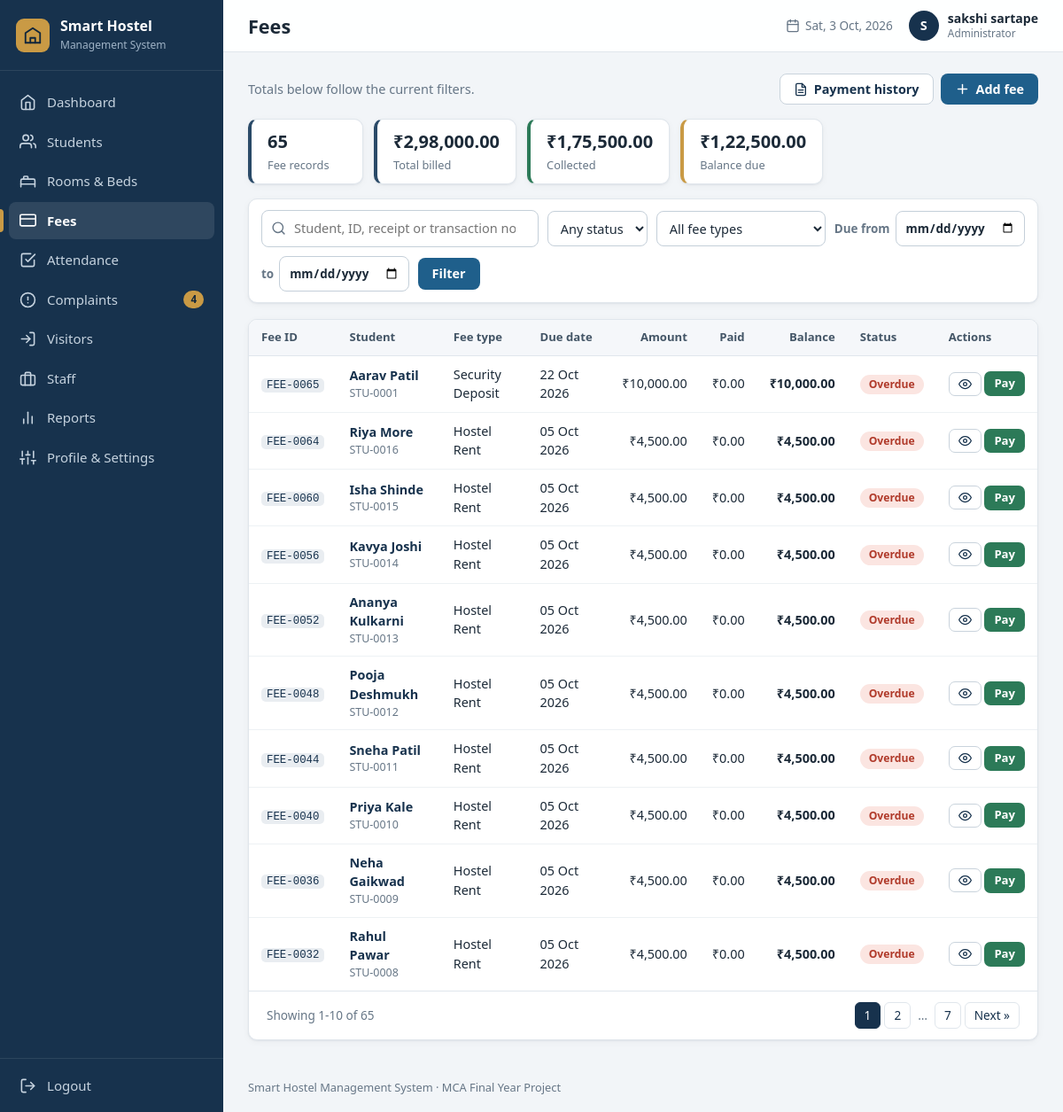
/fees/ (signed in), run on the app's committed database.
### tables this page shows
CREATE TABLE settings (
    key   TEXT PRIMARY KEY,
    value TEXT NOT NULL
);

CREATE TABLE users (
    id            INTEGER PRIMARY KEY AUTOINCREMENT,
    username      TEXT NOT NULL UNIQUE COLLATE NOCASE,
    password_hash TEXT NOT NULL,
    full_name     TEXT NOT NULL,
    email         TEXT,
    phone         TEXT,
    role          TEXT NOT NULL DEFAULT 'Administrator',
    created_at    TEXT NOT NULL DEFAULT (datetime('now','localtime')),
    last_login    TEXT
);

CREATE TABLE fees (
    id         INTEGER PRIMARY KEY AUTOINCREMENT,
    student_id INTEGER NOT NULL REFERENCES students(id) ON DELETE RESTRICT,
    fee_type   TEXT    NOT NULL,
    amount     REAL    NOT NULL CHECK (amount > 0),
    due_date   TEXT    NOT NULL,
    notes      TEXT,
    created_at TEXT    NOT NULL DEFAULT (datetime('now','localtime'))
);

### routes/fees.py (the view, shortened to what this page needs)
@bp.route("/")
def list_fees():
    f = {k: clean(request.args.get(k)) for k in ("q", "status", "fee_type", "date_from", "date_to", "student")}
    conditions, params = [], []
    if f["status"] in helpers.FEE_STATUSES:
        conditions.append("fo.status = ?")
        params.append(f["status"])
    if f["fee_type"] in helpers.FEE_TYPES:
        conditions.append("fo.fee_type = ?")
        params.append(f["fee_type"])
    if helpers.parse_date(f["date_from"]):
        conditions.append("fo.due_date >= ?")
        params.append(f["date_from"])
    if helpers.parse_date(f["date_to"]):
        conditions.append("fo.due_date <= ?")
        params.append(f["date_to"])
    if helpers.parse_int(f["student"], 1):
        conditions.append("fo.student_id = ?")
        params.append(int(f["student"]))
    base = "SELECT fo.* FROM fee_overview fo" + helpers.where(conditions)
    rows, pager = helpers.paginate(base + " ORDER BY fo.due_date DESC, fo.id DESC", params, helpers.page_number())
    totals = db.query_one(
        f"SELECT COUNT(*) AS n, COALESCE(SUM(amount),0) AS amount, COALESCE(SUM(paid),0) AS paid, "
        f"COALESCE(SUM(balance),0) AS balance FROM ({base})", params)
    return render_template("fees.html", fees=rows, pager=pager, totals=totals, filters=f,
                           statuses=helpers.FEE_STATUSES, fee_types=helpers.FEE_TYPES,
                           students=student_options())

### db.py (called while the page is built)
def connect(path):
    conn = sqlite3.connect(path, timeout=10)
    conn.row_factory = sqlite3.Row          # rows behave like dicts: row["name"]
    conn.execute("PRAGMA foreign_keys = ON")
    return conn

def get_db():
    if "db" not in g:
        g.db = connect(current_app.config["DATABASE"])
    return g.db

def query_all(sql, params=()):
    return get_db().execute(sql, params).fetchall()

def query_one(sql, params=()):
    return get_db().execute(sql, params).fetchone()

def scalar(sql, params=()):
    row = get_db().execute(sql, params).fetchone()
    return row[0] if row else None

def get_setting(key, default=""):
    row = query_one("SELECT value FROM settings WHERE key = ?", (key,))
    return row["value"] if row else DEFAULT_SETTINGS.get(key, default)

### helpers.py (called while the page is built)
def clean(value):
    return (value or "").strip()

def parse_date(value):
    try:
        return datetime.strptime(clean(value), "%Y-%m-%d").date()
    except ValueError:
        return None

def parse_int(value, low=None, high=None):
    try:
        number = int(clean(value))
    except ValueError:
        return None
    if (low is not None and number < low) or (high is not None and number > high):
        return None
    return number

def today():
    return date.today().isoformat()

def paginate(sql, params, page, per_page=PER_PAGE):
    database = db.get_db()
    total = database.execute(f"SELECT COUNT(*) FROM ({sql})", params).fetchone()[0]
    pages = max(1, math.ceil(total / per_page))
    page = min(max(page, 1), pages)
    rows = database.execute(f"{sql} LIMIT ? OFFSET ?",
                            (*params, per_page, (page - 1) * per_page)).fetchall()
    first = (page - 1) * per_page + 1 if total else 0
    return rows, {"page": page, "pages": pages, "total": total,
                  "first": first, "last": first + len(rows) - 1 if total else 0}

def page_number():
    return parse_int(request.args.get("page", "1"), low=1) or 1

def where(conditions):
    return " WHERE " + " AND ".join(conditions) if conditions else ""

def csrf_token():
    if "_csrf" not in session:
        session["_csrf"] = secrets.token_hex(16)
    return session["_csrf"]

def fmt_date(value):
    d = parse_date(value) if value else None
    return d.strftime("%d %b %Y") if d else "-"

### routes/fees.py (called while the page is built)
def student_options():
    return db.query_all("SELECT id, student_code, full_name FROM students "
                        "WHERE status <> 'Left' ORDER BY full_name COLLATE NOCASE")

### templates/fees.html (shortened to what this page needs)
{% extends "base.html" %}
{% from "_macros.html" import badge, render_pager, empty %}
{% block heading %}<h1>Fees</h1>{% endblock %}
{% block content %}
<div class="page-head">
  <p class="muted">Totals below follow the current filters.</p>
  <div class="btn-row">
    <a class="btn btn-secondary" href="{{ url_for('fees.payment_history') }}">{{ icon('file', 16) }} Payment history</a>
    <a class="btn btn-primary" href="{{ url_for('fees.add_fee') }}">{{ icon('plus', 17) }} Add fee</a>
  </div>
</div>
<section class="mini-stats">
  <div class="mini"><strong>{{ totals.n }}</strong><span>Fee records</span></div>
  <div class="mini"><strong>{{ totals.amount|inr }}</strong><span>Total billed</span></div>
  <div class="mini good"><strong>{{ totals.paid|inr }}</strong><span>Collected</span></div>
  <div class="mini warn"><strong>{{ totals.balance|inr }}</strong><span>Balance due</span></div>
</section>
<form class="filters card" method="get" action="{{ url_for('fees.list_fees') }}">
  <div class="filter-search">{{ icon('search', 17) }}
    <input type="search" name="q" value="{{ filters.q }}" placeholder="Student, ID, receipt or transaction no." aria-label="Search fees"></div>
  <select name="status" aria-label="Status"><option value="">Any status</option>
    {% for s in statuses %}<option value="{{ s }}" {% if filters.status == s %}selected{% endif %}>{{ s }}</option>{% endfor %}</select>
  <select name="fee_type" aria-label="Fee type"><option value="">All fee types</option>
    {% for t in fee_types %}<option value="{{ t }}" {% if filters.fee_type == t %}selected{% endif %}>{{ t }}</option>{% endfor %}</select>
  <label class="inline-label">Due from <input type="date" name="date_from" value="{{ filters.date_from }}"></label>
  <label class="inline-label">to <input type="date" name="date_to" value="{{ filters.date_to }}"></label>
  <button class="btn btn-primary" type="submit">Filter</button>
</form>
<div class="card table-card">
  <div class="table-wrap"><table class="table">
    <thead><tr><th>Fee ID</th><th>Student</th><th>Fee type</th><th>Due date</th><th class="num">Amount</th><th class="num">Paid</th><th class="num">Balance</th><th>Status</th><th class="actions-col">Actions</th></tr></thead>
    <tbody>
    {% for f in fees %}
      <tr>
        <td><span class="code">FEE-{{ '%04d'|format(f.id) }}</span></td>
        <td><a class="row-link" href="{{ url_for('students.student_details', student_id=f.student_id) }}">{{ f.student_name }}</a><small class="muted block">{{ f.student_code }}</small></td>
        <td>{{ f.fee_type }}</td>
        <td>{{ f.due_date|fmt_date }}</td>
        <td class="num">{{ f.amount|inr }}</td><td class="num">{{ f.paid|inr }}</td><td class="num"><strong>{{ f.balance|inr }}</strong></td>
        <td>{{ badge(f.status) }}</td>
        <td class="actions-col">
          <a class="btn btn-secondary btn-sm" href="{{ url_for('fees.fee_details', fee_id=f.id) }}" title="Details and payments">{{ icon('eye', 15) }}</a>
          {% if f.status != 'Paid' %}<a class="btn btn-success btn-sm" href="{{ url_for('fees.fee_details', fee_id=f.id) }}#pay" title="Record payment">Pay</a>{% endif %}
        </td>
      </tr>
    {% endfor %}
    </tbody>
  </table></div>
  {{ render_pager(pager) }}
</div>
{% endblock %}

### templates/base.html (shortened to what this page needs)
{% from "_macros.html" import csrf %}
<!DOCTYPE html>
<html lang="en">
<head>
  <link rel="stylesheet" href="{{ url_for('static', filename='css/style.css') }}">
</head>
<body class="app">
<aside class="sidebar" id="sidebar">
  <a class="brand" href="{{ url_for('dashboard.index') }}">
    <span class="brand-mark">{{ icon('building', 22) }}</span>
    <span class="brand-text"><strong>{{ hostel_name }}</strong><small>Management System</small></span>
  </a>
  <nav class="nav" aria-label="Main navigation">
    {% for bp_name, endpoint, label, icon_name in navigation %}
      <a href="{{ url_for(endpoint) }}" class="nav-link{% if request.blueprint == bp_name %} active{% endif %}">
        {{ icon(icon_name, 19) }}<span>{{ label }}</span>
        {% if bp_name == 'complaints' and open_complaints %}<em class="nav-count">{{ open_complaints }}</em>{% endif %}
      </a>
    {% endfor %}
  </nav>
  <form method="post" action="{{ url_for('auth.logout') }}" class="logout-form">
    <button type="submit" class="nav-link logout">{{ icon('logout', 19) }}<span>Logout</span></button>
  </form>
</aside>
<div class="main">
  <header class="topbar">
    <div class="topbar-title">{% block heading %}{% endblock %}</div>
    <div class="topbar-right">
      <span class="topbar-date">{{ icon('calendar', 16) }} <span id="today-label">{{ today() }}</span></span>
      <a class="user-chip" href="{{ url_for('profile.view') }}" title="Profile & settings">
        <span class="avatar">{{ current_user.full_name[:1]|upper }}</span>
        <span class="user-name">{{ current_user.full_name }}<small>{{ current_user.role }}</small></span>
      </a>
    </div>
  </header>
  <main class="content">
    {% block content %}{% endblock %}
  </main>
  <footer class="footer">{{ hostel_name }} Management System &middot; MCA Final Year Project</footer>
</div>
</body>
</html>

### templates/_macros.html (shortened to what this page needs)
{% macro badge(text) %}<span class="badge badge-{{ (text or '')|lower|replace(' ', '-') }}">{{ text }}</span>{% endmacro %}
{% macro render_pager(p) %}
{% if p.total > 0 %}
<div class="pager">
  <span class="pager-info">Showing {{ p.first }}-{{ p.last }} of {{ p.total }}</span>
  {% if p.pages > 1 %}
  <nav aria-label="Pages">
    {% for n in range(1, p.pages + 1) %}
      {% if n == 1 or n == p.pages or (n - p.page)|abs <= 1 %}
        <a href="{{ url_with(page=n) }}" class="{{ 'current' if n == p.page else '' }}">{{ n }}</a>
      {% elif (n - p.page)|abs == 2 %}<span class="gap">&hellip;</span>{% endif %}
    {% endfor %}
    {% if p.page < p.pages %}<a href="{{ url_with(page=p.page + 1) }}">Next &raquo;</a>{% endif %}
  </nav>
  {% endif %}
</div>
{% endif %}
{% endmacro %}

### data on the page
settings: value "Smart Hostel"
users: full_name "S", full_name "sakshi sartape", role "Administrator"
fees: id "0065", student_name "Aarav Patil", student_code "STU-0001", fee_type "Security Deposit", due_date|fmt_date "22 Oct 2026", amount|inr "₹10,000.00", paid|inr "₹0.00", balance|inr "₹10,000.00", text "Overdue"
fees: id "0064", student_name "Riya More", student_code "STU-0016", fee_type "Hostel Rent", due_date|fmt_date "05 Oct 2026", amount|inr "₹4,500.00", paid|inr "₹0.00", balance|inr "₹4,500.00", text "Overdue"
fees: id "0060", student_name "Isha Shinde", student_code "STU-0015", fee_type "Hostel Rent", due_date|fmt_date "05 Oct 2026", amount|inr "₹4,500.00", paid|inr "₹0.00", balance|inr "₹4,500.00", text "Overdue"
fees: id "0056", student_name "Kavya Joshi", student_code "STU-0014", fee_type "Hostel Rent", due_date|fmt_date "05 Oct 2026", amount|inr "₹4,500.00", paid|inr "₹0.00", balance|inr "₹4,500.00", text "Overdue"
fees: id "0052", student_name "Ananya Kulkarni", student_code "STU-0013", fee_type "Hostel Rent", due_date|fmt_date "05 Oct 2026", amount|inr "₹4,500.00", paid|inr "₹0.00", balance|inr "₹4,500.00", text "Overdue"
fees: id "0048", student_name "Pooja Deshmukh", student_code "STU-0012", fee_type "Hostel Rent", due_date|fmt_date "05 Oct 2026", amount|inr "₹4,500.00", paid|inr "₹0.00", balance|inr "₹4,500.00", text "Overdue"
fees: id "0044", student_name "Sneha Patil", student_code "STU-0011", fee_type "Hostel Rent", due_date|fmt_date "05 Oct 2026", amount|inr "₹4,500.00", paid|inr "₹0.00", balance|inr "₹4,500.00", text "Overdue"
fees: id "0040", student_name "Priya Kale", student_code "STU-0010", fee_type "Hostel Rent", due_date|fmt_date "05 Oct 2026", amount|inr "₹4,500.00", paid|inr "₹0.00", balance|inr "₹4,500.00", text "Overdue"
fees: id "0036", student_name "Neha Gaikwad", student_code "STU-0009", fee_type "Hostel Rent", due_date|fmt_date "05 Oct 2026", amount|inr "₹4,500.00", paid|inr "₹0.00", balance|inr "₹4,500.00", text "Overdue"
fees: id "0032", student_name "Rahul Pawar", student_code "STU-0008", fee_type "Hostel Rent", due_date|fmt_date "05 Oct 2026", amount|inr "₹4,500.00", paid|inr "₹0.00", balance|inr "₹4,500.00", text "Overdue"

### other printed values
{{ label }} "Dashboard" "Students" "Rooms & Beds" "Fees" "Attendance" "Complaints" "Visitors" "Staff" "Reports" "Profile & Settings"
{{ open_complaints }} "4"
{{ totals.n }} "65"
{{ totals.amount|inr }} "₹2,98,000.00"
{{ totals.paid|inr }} "₹1,75,500.00"
{{ totals.balance|inr }} "₹1,22,500.00"
{{ p.first }} "1"
{{ p.last }} "10"
{{ p.total }} "65"
{{ n }} "1" "2" "7"
